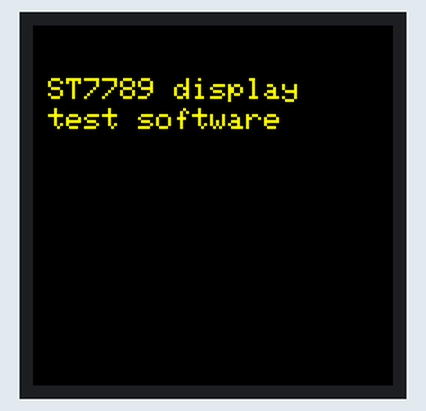
A sketch run on a simulated Arduino Uno, built with avr-gcc and run on an emulated ATmega328P. Shown: 240×240 colour display. Random numbers use the default seed unless the sketch sets one.

Above: at 0.3 s.
At 3.6 s:
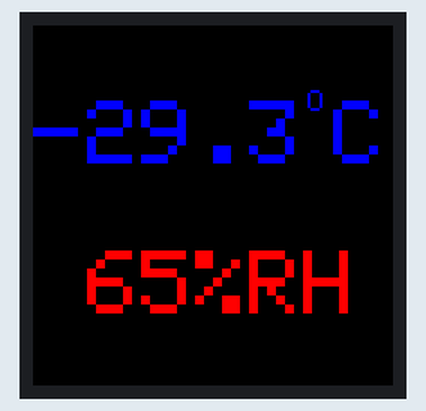
At 5.7 s:
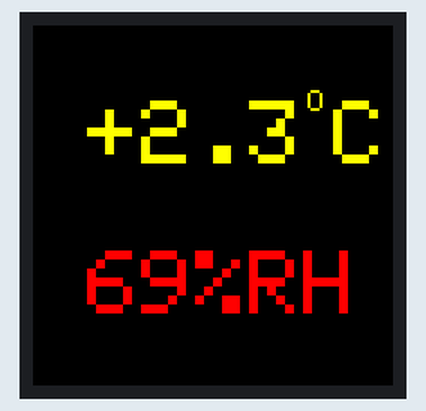
At 10.4 s:
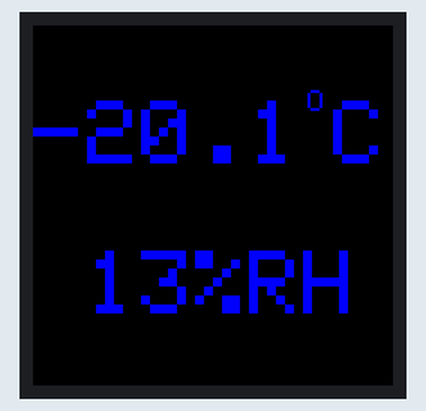
At 17.7 s:
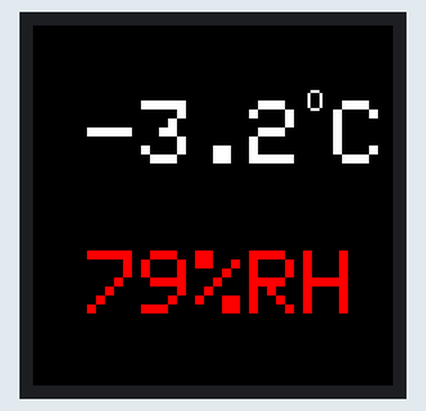
At 39.5 s:
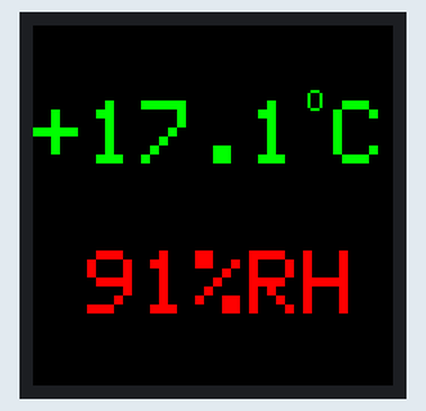

The sketch:

test_afisare1.ino
```cpp
/*
 * ST7789 TFT display test
 * by Nicu FLORICA (niq_ro)
 */

#include <Adafruit_ADS1015.h> // AD converter
#include <Adafruit_GFX.h>     // Adafruit core graphics library
#include <Adafruit_ST7789.h>  // Adafruit hardware-specific library for ST7789


#define TFT_CS    6  // define chip select pin ST7789 TFT module
#define TFT_DC     10  // define data/command pin ST7789 TFT module
#define TFT_RST    9  // define reset pin, or set to -1 and connect to Arduino RESET pin
#define OLED_RESET 4       // Reset pin # (or -1 if sharing Arduino reset pin)


Adafruit_ST7789 tft = Adafruit_ST7789(TFT_CS, TFT_DC, TFT_RST);

char ver1[]      = "ST7789 display";
char ver2[]      = "test software";
char warn1[]     = "This analyzer";
char warn2[]     = "has no brain!";
char warn3[]     = "Use your own!";

float temperature = 0.;
int humidity = 0;

byte x, y, z, w;

void setup() {
  tft.init(240, 240, SPI_MODE3);
  tft.fillScreen(0x0000);
  tft.setRotation(2);
  tft.setTextWrap(false);                        // turn off text wrap option

  tft.fillRect(0,32,240,240,0x0000);
 // tft.setTextColor(0xFFFF, 0x0000);
  tft.setTextColor(ST77XX_YELLOW, ST77XX_BLACK);
  tft.setTextSize(2);

  tft.setCursor(10,35);
  tft.print(ver1);
  tft.setCursor(10,55);
  tft.print(ver2);
  delay(250);

/*
  tft.fillRect(0,32,240,240,0x0000);
  tft.setTextSize(3);
  tft.setCursor(0,80);
  tft.println(warn1);
  tft.print(warn2);
  tft.setCursor(0,170);
  tft.print(warn3);
  */
  delay(3000);

  tft.fillScreen(0x0000);
}

void loop() {
x = 0;
y = 50;
   temperature = random (-300,300)/10.;
   if (temperature < -10.) tft.setTextColor(ST77XX_BLUE, ST77XX_BLACK);
   if ((temperature >= -10.) and (temperature < 0.)) tft.setTextColor(ST77XX_WHITE, ST77XX_BLACK);
   if ((temperature >= 0.) and (temperature < 15.)) tft.setTextColor(ST77XX_YELLOW, ST77XX_BLACK);
   if ((temperature >= 15.) and (temperature < 27.)) tft.setTextColor(ST77XX_GREEN, ST77XX_BLACK);
   if (temperature >= 27.) tft.setTextColor(ST77XX_RED, ST77XX_BLACK);
   tft.setTextSize(6);
   tft.setCursor(x,y);
   //if (temperature < 100) tft.print(F(" "));
   if (abs(temperature) < 10) tft.print(F(" "));
   if (temperature < 0)
      tft.print(F("-"));
   if (temperature > 0)
      tft.print(F("+"));
   temperature = abs(temperature);
    tft.print(temperature,1);
    tft.setCursor(200+x,y);
    tft.print(F("C"));
    tft.setCursor(183+x,y-7);
    tft.setTextSize(2);
    tft.print(F("O"));

z = 0;
w = 150;
   humidity = random (0,101);
   if (humidity < 20.) tft.setTextColor(ST77XX_BLUE, ST77XX_BLACK);
   if ((humidity >= 20.) and (humidity < 30.)) tft.setTextColor(ST77XX_WHITE, ST77XX_BLACK);
   if ((humidity >= 30.) and (humidity < 40.)) tft.setTextColor(ST77XX_GREEN, ST77XX_BLACK);
   if ((humidity >= 40.) and (humidity < 50.)) tft.setTextColor(ST77XX_YELLOW, ST77XX_BLACK);
   if (humidity >= 50.) tft.setTextColor(ST77XX_RED, ST77XX_BLACK);
   tft.setTextSize(6);
   tft.setCursor(z,w);
  if (humidity < 100) tft.print(F(" "));
  if (humidity < 10) tft.print(F(" "));
    tft.print(humidity);
    tft.print(F("%RH"));

delay(500);
}  // end main loop
```

Measured:
- what the display in image 1 shows lasts 0.5 s, from 3.6 s to 4.1 s
